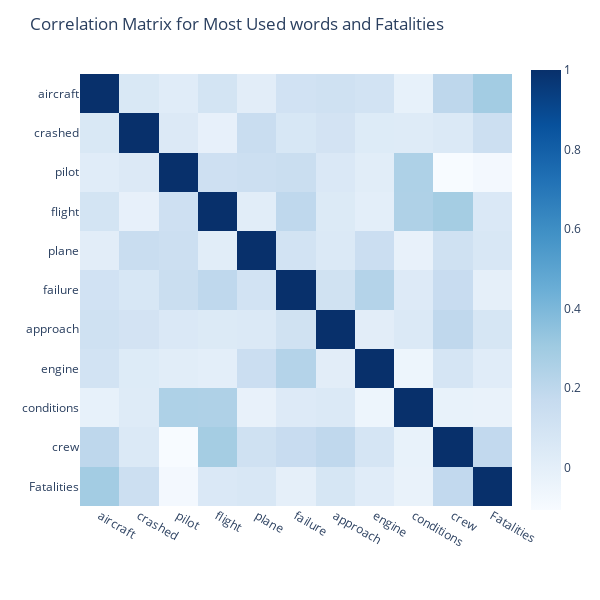

Notebook cell for this chart:
### Code cell
# Calculate the total frequency for each word
word_counts_total = word_counts.sum()

# Sort the words by frequency in descending order
top_words = word_counts_total.sort_values(ascending=False).head(10).index
top_words = top_words.tolist()

top_words = word_counts[top_words]
top_words["Fatalities"] = airplane_df["Fatalities"]

# Create the correlation matrix
corr_words = top_words.corr()

# Create the interactive correlation plot using Plotly
fig = px.imshow(corr_words,
                color_continuous_scale='Blues')

fig.update_layout(
    width=600,
    height=600,
    title='Correlation Matrix for Most Used words and Fatalities'
)
pio.write_image(fig, file='../img/correlation/corr_matrix_airplane.png', format='png')
fig.show()

### Figure 1 — Plotly figure (JSON) as saved in the notebook; plotly's stock layout.template omitted (floating-point values rounded to 4 significant figures)
{"data": [{"coloraxis": "coloraxis", "hovertemplate": "x: %{x}<br>y: %{y}<br>color: %{z}<extra></extra>", "name": "0", "type": "heatmap", "x": ["aircraft", "crashed", "pilot", "flight", "plane", "failure", "approach", "engine", "conditions", "crew", "Fatalities"], "xaxis": "x", "y": ["aircraft", "crashed", "pilot", "flight", "plane", "failure", "approach", "engine", "conditions", "crew", "Fatalities"], "yaxis": "y", "z": [[1, 0.05847, 0.02151, 0.0924, 0.01014, 0.1071, 0.1176, 0.1028, -0.017, 0.1991, 0.2904], [0.05847, 1, 0.04431, -0.01626, 0.1497, 0.06892, 0.09733, 0.03447, 0.03048, 0.04772, 0.1331], [0.02151, 0.04431, 1, 0.1244, 0.1324, 0.145, 0.05298, 0.01252, 0.2536, -0.1071, -0.08247], [0.0924, -0.01626, 0.1244, 1, 0.01574, 0.1935, 0.0429, 0.001115, 0.248, 0.2851, 0.0571], [0.01014, 0.1497, 0.1324, 0.01574, 1, 0.09989, 0.04683, 0.141, -0.0216, 0.1173, 0.06357], [0.1071, 0.06892, 0.145, 0.1935, 0.09989, 1, 0.1128, 0.2324, 0.03686, 0.1574, -0.006914], [0.1176, 0.09733, 0.05298, 0.0429, 0.04683, 0.1128, 1, 0.01182, 0.04915, 0.192, 0.07694], [0.1028, 0.03447, 0.01252, 0.001115, 0.141, 0.2324, 0.01182, 1, -0.05336, 0.08467, 0.02156], [-0.017, 0.03048, 0.2536, 0.248, -0.0216, 0.03686, 0.04915, -0.05336, 1, -0.0256, -0.02846], [0.1991, 0.04772, -0.1071, 0.2851, 0.1173, 0.1574, 0.192, 0.08467, -0.0256, 1, 0.1835], [0.2904, 0.1331, -0.08247, 0.0571, 0.06357, -0.006914, 0.07694, 0.02156, -0.02846, 0.1835, 1]]}], "layout": {"coloraxis": {"colorscale": [[0, "rgb(247,251,255)"], [0.125, "rgb(222,235,247)"], [0.25, "rgb(198,219,239)"], [0.375, "rgb(158,202,225)"], [0.5, "rgb(107,174,214)"], [0.625, "rgb(66,146,198)"], [0.75, "rgb(33,113,181)"], [0.875, "rgb(8,81,156)"], [1, "rgb(8,48,107)"]]}, "height": 600, "margin": {"t": 60}, "title": {"text": "Correlation Matrix for Most Used words and Fatalities"}, "width": 600, "xaxis": {"anchor": "y", "constrain": "domain", "domain": [0, 1], "scaleanchor": "y"}, "yaxis": {"anchor": "x", "autorange": "reversed", "constrain": "domain", "domain": [0, 1]}}}
